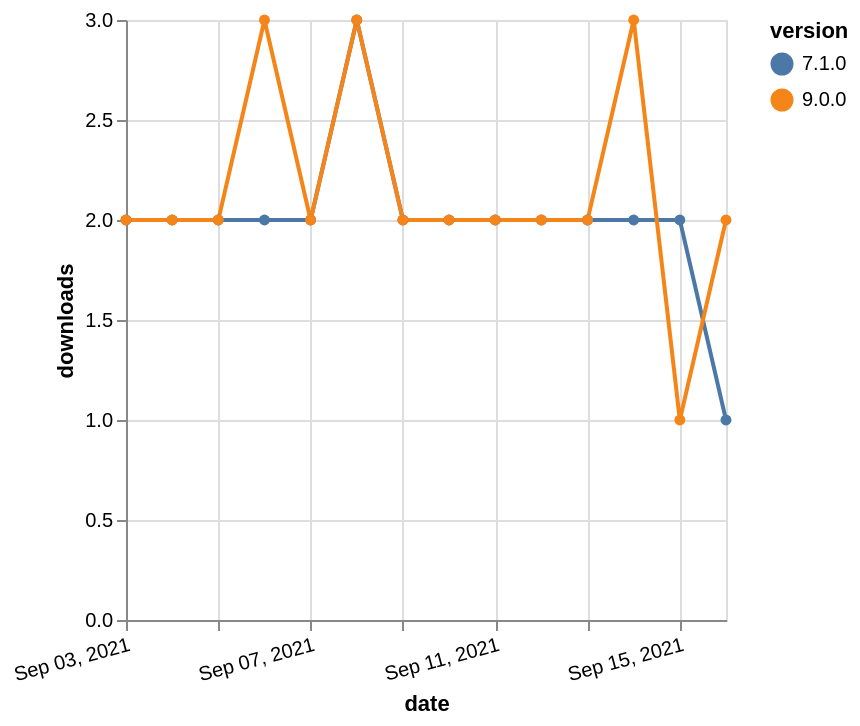

The Vega-Lite source for this figure:
### Vega-Lite specification from a JSON file in a GitHub repository (floating-point values rounded to 4 significant figures)
{"$schema": "https://vega.github.io/schema/vega-lite/v5.json", "description": "A simple bar chart with embedded data.", "data": {"values": [{"date": "2021-09-03", "total": 2080, "delta": 2, "version": "7.1.0"}, {"date": "2021-09-04", "total": 2082, "delta": 2, "version": "7.1.0"}, {"date": "2021-09-05", "total": 2084, "delta": 2, "version": "7.1.0"}, {"date": "2021-09-06", "total": 2086, "delta": 2, "version": "7.1.0"}, {"date": "2021-09-07", "total": 2088, "delta": 2, "version": "7.1.0"}, {"date": "2021-09-08", "total": 2091, "delta": 3, "version": "7.1.0"}, {"date": "2021-09-09", "total": 2093, "delta": 2, "version": "7.1.0"}, {"date": "2021-09-10", "total": 2095, "delta": 2, "version": "7.1.0"}, {"date": "2021-09-11", "total": 2097, "delta": 2, "version": "7.1.0"}, {"date": "2021-09-12", "total": 2099, "delta": 2, "version": "7.1.0"}, {"date": "2021-09-13", "total": 2101, "delta": 2, "version": "7.1.0"}, {"date": "2021-09-14", "total": 2103, "delta": 2, "version": "7.1.0"}, {"date": "2021-09-15", "total": 2105, "delta": 2, "version": "7.1.0"}, {"date": "2021-09-16", "total": 2106, "delta": 1, "version": "7.1.0"}, {"date": "2021-09-03", "total": 1408, "delta": 2, "version": "9.0.0"}, {"date": "2021-09-04", "total": 1410, "delta": 2, "version": "9.0.0"}, {"date": "2021-09-05", "total": 1412, "delta": 2, "version": "9.0.0"}, {"date": "2021-09-06", "total": 1415, "delta": 3, "version": "9.0.0"}, {"date": "2021-09-07", "total": 1417, "delta": 2, "version": "9.0.0"}, {"date": "2021-09-08", "total": 1420, "delta": 3, "version": "9.0.0"}, {"date": "2021-09-09", "total": 1422, "delta": 2, "version": "9.0.0"}, {"date": "2021-09-10", "total": 1424, "delta": 2, "version": "9.0.0"}, {"date": "2021-09-11", "total": 1426, "delta": 2, "version": "9.0.0"}, {"date": "2021-09-12", "total": 1428, "delta": 2, "version": "9.0.0"}, {"date": "2021-09-13", "total": 1430, "delta": 2, "version": "9.0.0"}, {"date": "2021-09-14", "total": 1433, "delta": 3, "version": "9.0.0"}, {"date": "2021-09-15", "total": 1434, "delta": 1, "version": "9.0.0"}, {"date": "2021-09-16", "total": 1436, "delta": 2, "version": "9.0.0"}]}, "width": "container", "mark": {"type": "line", "point": {"filled": true}}, "encoding": {"x": {"field": "date", "type": "temporal", "timeUnit": "yearmonthdate", "title": "date", "axis": {"labelAngle": -15}}, "y": {"field": "delta", "type": "quantitative", "title": "downloads"}, "color": {"field": "version", "type": "nominal"}, "tooltip": {"field": "delta"}}}
